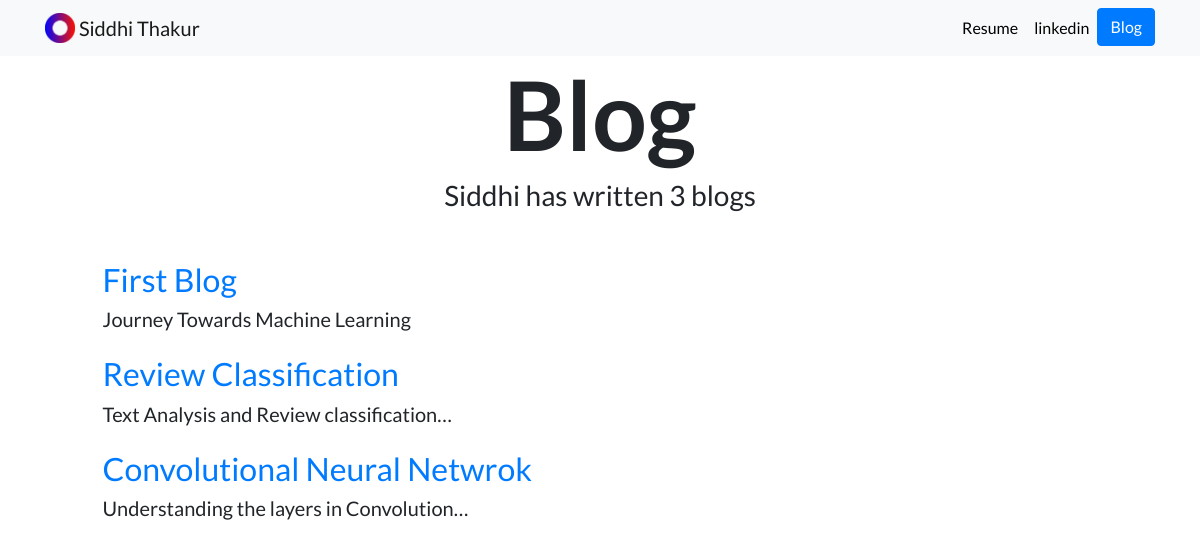
Screenshot of /blog/ with the database file from the repository.
### blog/models.py (models this page shows)
class Blogs(models.Model):
    blog=models.CharField(max_length=100)
    about=models.CharField(max_length=1000)
    url=models.URLField(blank=True)

### blog/views.py (the view)
# urls.py: path('', views.all_blogs,name='all_blogs'),
def all_blogs(request):
    myblogs=Blogs.objects.all()
    return render(request,'blog/all_blogs.html',{'blogs':myblogs})

### blog/templates/blog/all_blogs.html
{% extends 'portfolio/base.html' %}
{% block content %}
<h1 id="blogtitle" class="font-weight-bold text-center">Blog</h1>
<h3 class="text-center mb-5">Siddhi has written  {{ blogs.count }} blog{{blogs.count|pluralize}}</h3>
{% for blog in blogs%}
<div class="row justify-content-center my-3">
    <div class="col-md-10">
<a href="{{blog.url}}"><h2>{{blog.blog}}</h2></a>
<h5>{{blog.about|striptags|truncatechars:40}}</h5>
</div>
</div>
{% endfor%}
{% endblock %}

### portfolio/static/portfolio/custom.css (style rules this page uses)
body { font-family: 'Lato', sans-serif; }
#blogtitle { font-size: 6rem; }

### rows the page displays
Blogs: blog "First Blog", about "Journey Towards Machine Learning"
Blogs: blog "Review Classification", about "Text Analysis and Review classification…"
Blogs: blog "Convolutional Neural Netwrok", about "Understanding the layers in Convolution…"

### other values shown
{{ blogs.count }} "3"
